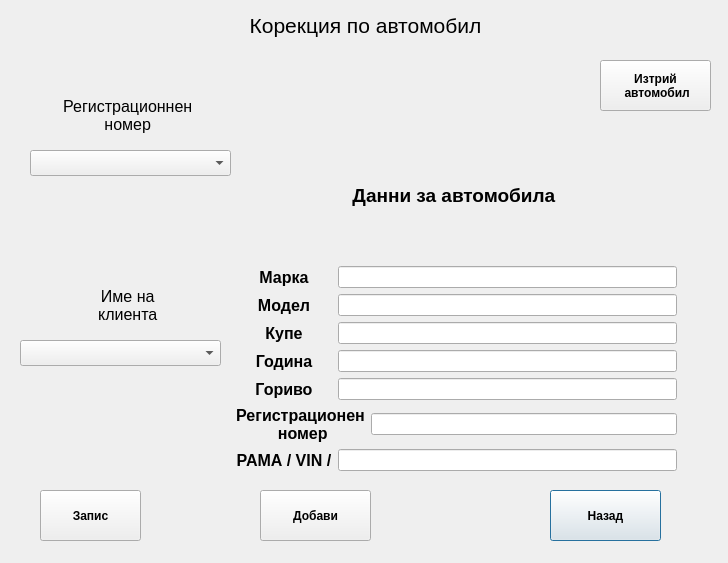
<?xml version="1.0" encoding="UTF-8"?>
<ui version="4.0">
 <class>RemoveChangeAuto</class>
 <widget class="QDialog" name="RemoveChangeAuto">
  <property name="geometry">
   <rect>
    <x>0</x>
    <y>0</y>
    <width>728</width>
    <height>563</height>
   </rect>
  </property>
  <property name="windowTitle">
   <string>Dialog</string>
  </property>
  <widget class="QComboBox" name="Combo_DelChangeAutoRegs">
   <property name="geometry">
    <rect>
     <x>30</x>
     <y>150</y>
     <width>201</width>
     <height>26</height>
    </rect>
   </property>
   <item>
    <property name="text">
     <string/>
    </property>
   </item>
  </widget>
  <widget class="QLabel" name="L_ChangeAutoMain">
   <property name="geometry">
    <rect>
     <x>0</x>
     <y>0</y>
     <width>731</width>
     <height>51</height>
    </rect>
   </property>
   <property name="font">
    <font>
     <pointsize>16</pointsize>
    </font>
   </property>
   <property name="text">
    <string>Корекция по автомобил</string>
   </property>
   <property name="alignment">
    <set>Qt::AlignCenter</set>
   </property>
  </widget>
  <widget class="QPushButton" name="Button_Back">
   <property name="geometry">
    <rect>
     <x>550</x>
     <y>490</y>
     <width>111</width>
     <height>51</height>
    </rect>
   </property>
   <property name="font">
    <font>
     <weight>75</weight>
     <bold>true</bold>
    </font>
   </property>
   <property name="text">
    <string>Назад</string>
   </property>
  </widget>
  <widget class="QLabel" name="L_ChangeClientName">
   <property name="geometry">
    <rect>
     <x>10</x>
     <y>280</y>
     <width>231</width>
     <height>51</height>
    </rect>
   </property>
   <property name="font">
    <font>
     <pointsize>12</pointsize>
    </font>
   </property>
   <property name="text">
    <string> Име на 
 клиента</string>
   </property>
   <property name="alignment">
    <set>Qt::AlignCenter</set>
   </property>
  </widget>
  <widget class="QComboBox" name="Combo_DelChangeClientName">
   <property name="geometry">
    <rect>
     <x>20</x>
     <y>340</y>
     <width>201</width>
     <height>26</height>
    </rect>
   </property>
  </widget>
  <widget class="QPushButton" name="Button_Record">
   <property name="geometry">
    <rect>
     <x>40</x>
     <y>490</y>
     <width>101</width>
     <height>51</height>
    </rect>
   </property>
   <property name="font">
    <font>
     <weight>75</weight>
     <bold>true</bold>
    </font>
   </property>
   <property name="text">
    <string>Запис</string>
   </property>
  </widget>
  <widget class="QLabel" name="L_ChangeAutoRegs">
   <property name="geometry">
    <rect>
     <x>10</x>
     <y>90</y>
     <width>231</width>
     <height>51</height>
    </rect>
   </property>
   <property name="font">
    <font>
     <pointsize>12</pointsize>
    </font>
   </property>
   <property name="text">
    <string> Регистрационнен 
 номер</string>
   </property>
   <property name="alignment">
    <set>Qt::AlignCenter</set>
   </property>
  </widget>
  <widget class="QWidget" name="layoutWidget">
   <property name="geometry">
    <rect>
     <x>236</x>
     <y>130</y>
     <width>441</width>
     <height>341</height>
    </rect>
   </property>
   <layout class="QGridLayout" name="gridLayout">
    <item row="3" column="0">
     <widget class="QLabel" name="L_Change_Type">
      <property name="font">
       <font>
        <pointsize>12</pointsize>
        <weight>75</weight>
        <bold>true</bold>
       </font>
      </property>
      <property name="text">
       <string>Купе</string>
      </property>
      <property name="alignment">
       <set>Qt::AlignCenter</set>
      </property>
     </widget>
    </item>
    <item row="5" column="1" colspan="2">
     <widget class="QLineEdit" name="LText_DelChangeFuel"/>
    </item>
    <item row="2" column="0">
     <widget class="QLabel" name="L_Change_Model">
      <property name="font">
       <font>
        <pointsize>12</pointsize>
        <weight>75</weight>
        <bold>true</bold>
       </font>
      </property>
      <property name="text">
       <string>Модел</string>
      </property>
      <property name="alignment">
       <set>Qt::AlignCenter</set>
      </property>
     </widget>
    </item>
    <item row="3" column="1" colspan="2">
     <widget class="QLineEdit" name="LText_DelChangeType"/>
    </item>
    <item row="6" column="2">
     <widget class="QLineEdit" name="LText_DelChangeRegNumber"/>
    </item>
    <item row="7" column="0">
     <widget class="QLabel" name="L_Change_VIN">
      <property name="font">
       <font>
        <pointsize>12</pointsize>
        <weight>75</weight>
        <bold>true</bold>
       </font>
      </property>
      <property name="text">
       <string>РАМА / VIN /</string>
      </property>
      <property name="alignment">
       <set>Qt::AlignCenter</set>
      </property>
     </widget>
    </item>
    <item row="1" column="1" colspan="2">
     <widget class="QLineEdit" name="LText_DelChangeMarka"/>
    </item>
    <item row="2" column="1" colspan="2">
     <widget class="QLineEdit" name="LText_DelChangeModel"/>
    </item>
    <item row="0" column="0" colspan="3">
     <widget class="QLabel" name="L_ChangeAutoInfo">
      <property name="font">
       <font>
        <pointsize>14</pointsize>
        <weight>75</weight>
        <bold>true</bold>
       </font>
      </property>
      <property name="text">
       <string>Данни за автомобила </string>
      </property>
      <property name="alignment">
       <set>Qt::AlignCenter</set>
      </property>
     </widget>
    </item>
    <item row="1" column="0">
     <widget class="QLabel" name="L_Change_Marka">
      <property name="font">
       <font>
        <pointsize>12</pointsize>
        <weight>75</weight>
        <bold>true</bold>
       </font>
      </property>
      <property name="text">
       <string>Марка</string>
      </property>
      <property name="alignment">
       <set>Qt::AlignCenter</set>
      </property>
     </widget>
    </item>
    <item row="6" column="0" colspan="2">
     <widget class="QLabel" name="L_Change_RegNumber">
      <property name="font">
       <font>
        <pointsize>12</pointsize>
        <weight>75</weight>
        <bold>true</bold>
       </font>
      </property>
      <property name="text">
       <string>Регистрационен 
 номер</string>
      </property>
      <property name="alignment">
       <set>Qt::AlignCenter</set>
      </property>
     </widget>
    </item>
    <item row="4" column="0">
     <widget class="QLabel" name="L_Change_Year">
      <property name="font">
       <font>
        <pointsize>12</pointsize>
        <weight>75</weight>
        <bold>true</bold>
       </font>
      </property>
      <property name="text">
       <string>Година</string>
      </property>
      <property name="alignment">
       <set>Qt::AlignCenter</set>
      </property>
     </widget>
    </item>
    <item row="5" column="0">
     <widget class="QLabel" name="L_Change_Fuel">
      <property name="font">
       <font>
        <pointsize>12</pointsize>
        <weight>75</weight>
        <bold>true</bold>
       </font>
      </property>
      <property name="text">
       <string>Гориво</string>
      </property>
      <property name="alignment">
       <set>Qt::AlignCenter</set>
      </property>
     </widget>
    </item>
    <item row="7" column="1" colspan="2">
     <widget class="QLineEdit" name="LText_DelChangeVIN"/>
    </item>
    <item row="4" column="1" colspan="2">
     <widget class="QLineEdit" name="LText_DelChangeYear"/>
    </item>
   </layout>
  </widget>
  <widget class="QPushButton" name="Button_DeleteAuto">
   <property name="geometry">
    <rect>
     <x>600</x>
     <y>60</y>
     <width>111</width>
     <height>51</height>
    </rect>
   </property>
   <property name="font">
    <font>
     <weight>75</weight>
     <bold>true</bold>
    </font>
   </property>
   <property name="text">
    <string>Изтрий 
 автомобил</string>
   </property>
  </widget>
  <widget class="QPushButton" name="Button_Add">
   <property name="geometry">
    <rect>
     <x>260</x>
     <y>490</y>
     <width>111</width>
     <height>51</height>
    </rect>
   </property>
   <property name="font">
    <font>
     <weight>75</weight>
     <bold>true</bold>
    </font>
   </property>
   <property name="text">
    <string>Добави</string>
   </property>
  </widget>
 </widget>
 <resources/>
 <connections/>
</ui>
